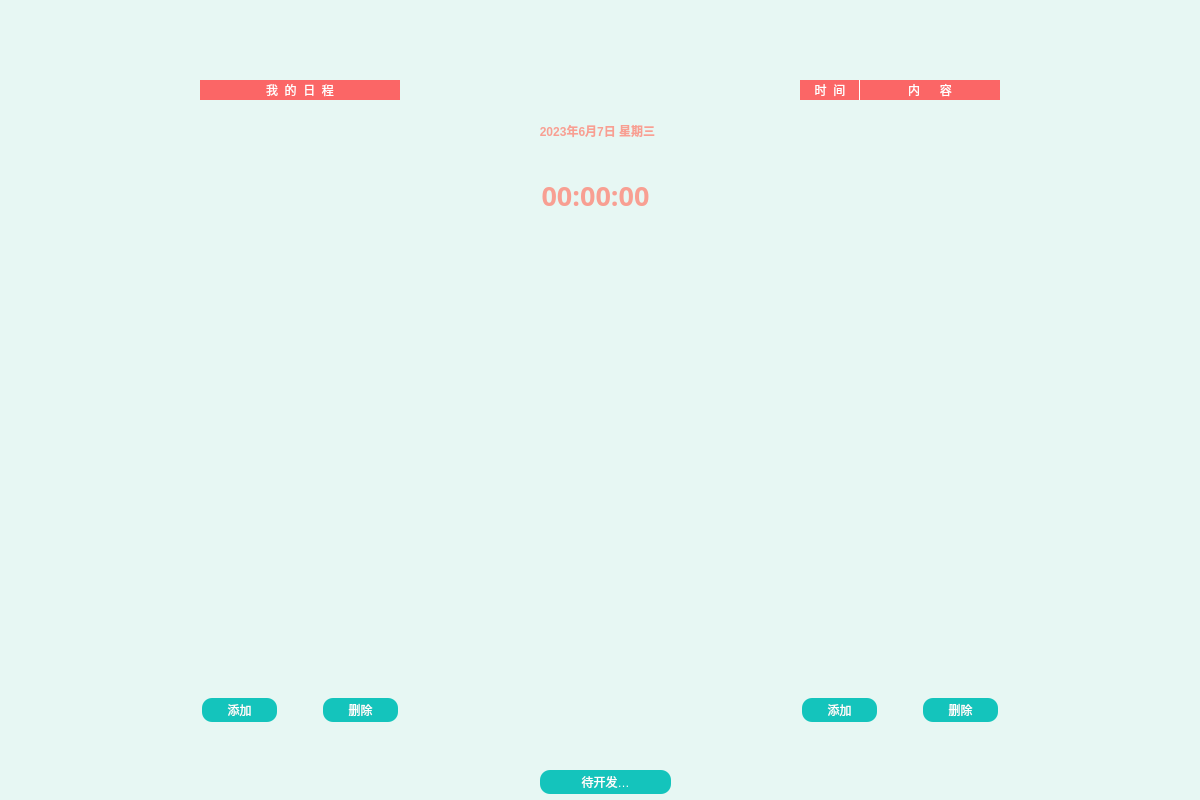
<?xml version="1.0" encoding="UTF-8"?>
<ui version="4.0">
 <class>MainwindowClass</class>
 <widget class="QMainWindow" name="MainwindowClass">
  <property name="geometry">
   <rect>
    <x>0</x>
    <y>0</y>
    <width>1200</width>
    <height>800</height>
   </rect>
  </property>
  <property name="windowTitle">
   <string>Mainwindow</string>
  </property>
  <property name="windowIcon">
   <iconset resource="Resource.qrc">
    <normaloff>:/res/windowIcon.png</normaloff>:/res/windowIcon.png</iconset>
  </property>
  <property name="styleSheet">
   <string notr="true">QPushButton
{
	font: 25 12pt '微软雅黑';
	color: rgb(255,255,255);
	background-color: rgb(20,196,188);
	border:none;
	min-width:75px;/*控件最小宽度*/
    min-height:24px;/*控件最小高度*/
	border-radius:10px;
}
QPushButton:hover
{
	background-color: rgb(22,218,208);
}
QPushButton:pressed
{
	background-color: rgb(17,171,164);
}
#centralWidget
{
	background-color: #E7F7F3;
}
</string>
  </property>
  <widget class="QWidget" name="centralWidget">
   <widget class="QLabel" name="label">
    <property name="geometry">
     <rect>
      <x>200</x>
      <y>80</y>
      <width>200</width>
      <height>20</height>
     </rect>
    </property>
    <property name="styleSheet">
     <string notr="true">
	font: 25 12pt '思源黑体 CN BOLD';
	color: rgb(255,255,255);
	background-color: rgb(251,102,102);
	border:none;
</string>
    </property>
    <property name="text">
     <string>我  的  日  程</string>
    </property>
    <property name="alignment">
     <set>Qt::AlignCenter</set>
    </property>
   </widget>
   <widget class="QWidget" name="widget" native="true">
    <property name="geometry">
     <rect>
      <x>0</x>
      <y>680</y>
      <width>1200</width>
      <height>60</height>
     </rect>
    </property>
    <layout class="QHBoxLayout" name="horizontalLayout_3">
     <property name="spacing">
      <number>150</number>
     </property>
     <property name="leftMargin">
      <number>0</number>
     </property>
     <property name="topMargin">
      <number>0</number>
     </property>
     <property name="rightMargin">
      <number>0</number>
     </property>
     <property name="bottomMargin">
      <number>0</number>
     </property>
     <item>
      <widget class="QFrame" name="frame">
       <property name="maximumSize">
        <size>
         <width>300</width>
         <height>60</height>
        </size>
       </property>
       <property name="frameShape">
        <enum>QFrame::NoFrame</enum>
       </property>
       <property name="frameShadow">
        <enum>QFrame::Raised</enum>
       </property>
       <layout class="QHBoxLayout" name="horizontalLayout">
        <item>
         <spacer name="horizontalSpacer">
          <property name="orientation">
           <enum>Qt::Horizontal</enum>
          </property>
          <property name="sizeHint" stdset="0">
           <size>
            <width>40</width>
            <height>20</height>
           </size>
          </property>
         </spacer>
        </item>
        <item>
         <widget class="QPushButton" name="btnAdd">
          <property name="text">
           <string>添加</string>
          </property>
         </widget>
        </item>
        <item>
         <spacer name="horizontalSpacer_5">
          <property name="orientation">
           <enum>Qt::Horizontal</enum>
          </property>
          <property name="sizeHint" stdset="0">
           <size>
            <width>40</width>
            <height>20</height>
           </size>
          </property>
         </spacer>
        </item>
        <item>
         <widget class="QPushButton" name="btnDel">
          <property name="text">
           <string>删除</string>
          </property>
         </widget>
        </item>
        <item>
         <spacer name="horizontalSpacer_2">
          <property name="orientation">
           <enum>Qt::Horizontal</enum>
          </property>
          <property name="sizeHint" stdset="0">
           <size>
            <width>40</width>
            <height>20</height>
           </size>
          </property>
         </spacer>
        </item>
       </layout>
      </widget>
     </item>
     <item>
      <widget class="QFrame" name="frame_2">
       <property name="maximumSize">
        <size>
         <width>300</width>
         <height>60</height>
        </size>
       </property>
       <property name="frameShape">
        <enum>QFrame::NoFrame</enum>
       </property>
       <property name="frameShadow">
        <enum>QFrame::Raised</enum>
       </property>
       <layout class="QHBoxLayout" name="horizontalLayout_2">
        <item>
         <spacer name="horizontalSpacer_3">
          <property name="orientation">
           <enum>Qt::Horizontal</enum>
          </property>
          <property name="sizeHint" stdset="0">
           <size>
            <width>34</width>
            <height>20</height>
           </size>
          </property>
         </spacer>
        </item>
        <item>
         <widget class="QPushButton" name="btnAddClock">
          <property name="text">
           <string>添加</string>
          </property>
         </widget>
        </item>
        <item>
         <spacer name="horizontalSpacer_6">
          <property name="orientation">
           <enum>Qt::Horizontal</enum>
          </property>
          <property name="sizeHint" stdset="0">
           <size>
            <width>40</width>
            <height>20</height>
           </size>
          </property>
         </spacer>
        </item>
        <item>
         <widget class="QPushButton" name="btnDelClock">
          <property name="text">
           <string>删除</string>
          </property>
         </widget>
        </item>
        <item>
         <spacer name="horizontalSpacer_4">
          <property name="orientation">
           <enum>Qt::Horizontal</enum>
          </property>
          <property name="sizeHint" stdset="0">
           <size>
            <width>34</width>
            <height>20</height>
           </size>
          </property>
         </spacer>
        </item>
       </layout>
      </widget>
     </item>
    </layout>
   </widget>
   <widget class="QLabel" name="label_2">
    <property name="geometry">
     <rect>
      <x>800</x>
      <y>80</y>
      <width>60</width>
      <height>20</height>
     </rect>
    </property>
    <property name="styleSheet">
     <string notr="true">border-right-style: solid;
border-right-width: 1px;
border-right-color: white;
border-right: 1px solid white;

font: 25 12pt '思源黑体 CN BOLD';
color: rgb(255,255,255);
background-color: rgb(251,102,102);</string>
    </property>
    <property name="text">
     <string>时  间</string>
    </property>
    <property name="alignment">
     <set>Qt::AlignCenter</set>
    </property>
   </widget>
   <widget class="QLabel" name="label_3">
    <property name="geometry">
     <rect>
      <x>860</x>
      <y>80</y>
      <width>140</width>
      <height>20</height>
     </rect>
    </property>
    <property name="styleSheet">
     <string notr="true">font: 25 12pt '思源黑体 CN BOLD';
color: rgb(255,255,255);
background-color: rgb(251,102,102);
border:none;</string>
    </property>
    <property name="text">
     <string>内      容</string>
    </property>
    <property name="alignment">
     <set>Qt::AlignCenter</set>
    </property>
   </widget>
   <widget class="QLabel" name="labelDate">
    <property name="geometry">
     <rect>
      <x>512</x>
      <y>110</y>
      <width>171</width>
      <height>41</height>
     </rect>
    </property>
    <property name="styleSheet">
     <string notr="true">font: 25 12pt '微软雅黑';
color : #F89F92;
font-weight:bold;
border:none;
background-color: #E7F7F3;</string>
    </property>
    <property name="text">
     <string>2023年6月7日 星期三</string>
    </property>
    <property name="alignment">
     <set>Qt::AlignCenter</set>
    </property>
   </widget>
   <widget class="QLabel" name="labelTime">
    <property name="geometry">
     <rect>
      <x>510</x>
      <y>170</y>
      <width>171</width>
      <height>51</height>
     </rect>
    </property>
    <property name="font">
     <font>
      <family>Pixel LCD7</family>
      <pointsize>20</pointsize>
      <weight>75</weight>
      <italic>false</italic>
      <bold>true</bold>
     </font>
    </property>
    <property name="styleSheet">
     <string notr="true">font: 25 20pt 'Pixel LCD7';
color : #F89F92;
font-weight:bold;
border:none;
background-color: #E7F7F3;</string>
    </property>
    <property name="text">
     <string>00:00:00</string>
    </property>
    <property name="alignment">
     <set>Qt::AlignCenter</set>
    </property>
   </widget>
   <widget class="QLabel" name="labelImage">
    <property name="geometry">
     <rect>
      <x>460</x>
      <y>360</y>
      <width>281</width>
      <height>191</height>
     </rect>
    </property>
    <property name="text">
     <string/>
    </property>
    <property name="pixmap">
     <pixmap resource="Resource.qrc">:/res/panda.gif</pixmap>
    </property>
    <property name="scaledContents">
     <bool>true</bool>
    </property>
   </widget>
   <widget class="QPushButton" name="pushButton">
    <property name="geometry">
     <rect>
      <x>540</x>
      <y>770</y>
      <width>131</width>
      <height>24</height>
     </rect>
    </property>
    <property name="text">
     <string>待开发…</string>
    </property>
   </widget>
  </widget>
 </widget>
 <layoutdefault spacing="6" margin="11"/>
 <resources>
  <include location="Resource.qrc"/>
 </resources>
 <connections/>
</ui>
